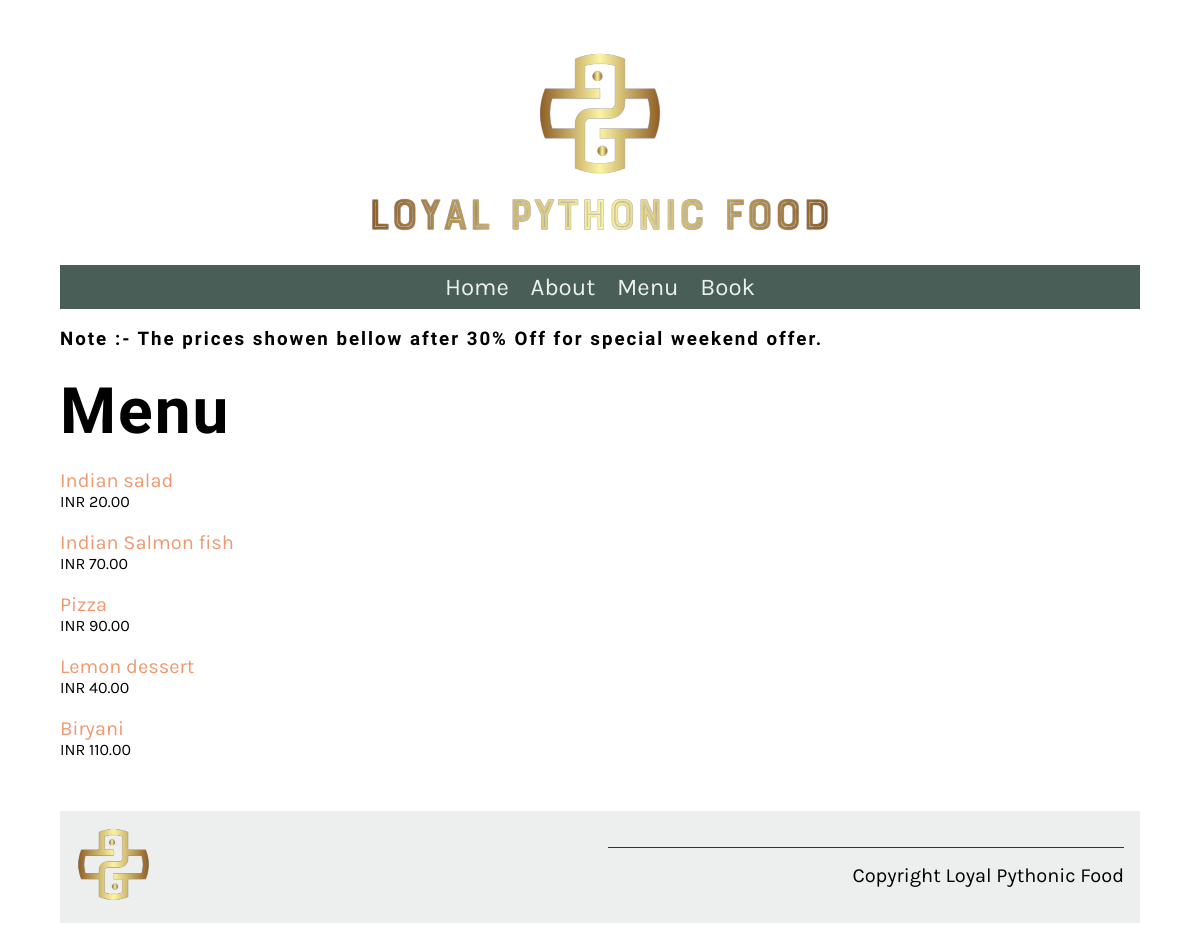
The app's page /menu/ with its own data.
### restaurant/models.py (models this page shows, shortened)
class Menu(models.Model):
   name = models.CharField(max_length=200)
   price = models.IntegerField(null=False)
   menu_item_description = models.TextField(max_length=1000, default='')

### restaurant/views.py (the view)
# urls.py: path('menu/', views.menu, name="menu"),
def menu(request):
    menu_data = Menu.objects.all()
    main_data = {"menu": menu_data}
    return render(request, 'menu.html', {"menu": main_data})

### restaurant/templates/menu.html
{% extends 'base.html' %}
{% load static %}
{% block content %}
<h3>Note :- The prices showen bellow after 30% Off for special weekend offer.</h3>
<h1>Menu</h1>
<div class="column">
    {% for item in menu.menu %}
    <p>
        <a href="{% url 'menu_item' pk=item.pk %}">
            {{ item.name }}
            </a>
        <span class="menu-price">
            INR {{ item.price }}.00
        </span>
    </p>
    {% endfor %}
</div>
{% endblock %}

### restaurant/templates/base.html (shortened to what this page needs)
{% load static %}
<!DOCTYPE html>
<html lang="en">
  <head>
    <link
      rel="preload"
      as="style"
      href="{% static 'css/style.css' %}"
      onload="this.rel = 'stylesheet'"
    />
  </head>
  <body>
    {% include 'partials/_header.html' %}
    <main>{% block content %} {% endblock %}</main>
    {% include 'partials/_footer.html' %}
  </body>
</html>

### restaurant/templates/partials/_header.html
{% load static %}
<header>
  <img src="{% static 'img/logo5.png' %}" />
</header>
<nav>
  <ul>
    <li><a href="{% url 'home' %}">Home</a></li>
    <li><a href="{% url 'about' %}">About</a></li>
    <li><a href="{% url 'menu' %}">Menu</a></li>
    <li><a href="{% url 'book' %}">Book</a></li>
  </ul>
</nav>

### restaurant/templates/partials/_footer.html
{% load static %}
<footer>
  <article>
    <img src="{% static 'img/logo_footer5.png' %}" />
  </article>
  <article>
    <p>Copyright Loyal Pythonic Food</p>
  </article>
</footer>

### restaurant/static/css/style.css (style rules this page uses)
body { font-family: 'Karla', sans-serif; margin-top: 3rem; margin-bottom: 3rem; margin-left: 5%; margin-right: 5%; }
h1, h2, h3, h4, h5, h6 { font-family: 'Markazi Text', serif; letter-spacing: 2px;; }
h1 { font-size: 4rem; margin-top: 1.5rem; margin-bottom: 0; }
p, ul { font-size: 1.25rem;; }
a { color: #EE9972; text-decoration: none; }
header img { display: block; margin-left: auto; margin-right: auto; max-width: 100%; height: auto; }
nav { background-color: #495E57; margin-top: 1rem; margin-bottom: 1rem; margin-bottom: 0px; }
nav ul { list-style: none; font-size: 1.5rem; text-align: center; padding-inline-start: 0rem; margin-bottom: 0px; }
nav ul li { display: inline-block; margin: 0.5rem; }
nav ul a { color: #EDEFEE; text-decoration: none; }
article { flex:1; }
article img { max-width: 100%; }
footer { background-color: #EDEFEE; padding: 1rem; display: flex; gap: 2rem 1rem; }
footer img { max-width: 50%; }
footer p { border-top: #333333; border-style: solid; border-width: 0.1rem; border-bottom: none; border-left: none; border-right: none; text-align: right; padding-top: 1rem;; }
.column { flex-basis: 50%; margin-bottom: 1rem; padding-bottom: 1rem; }
.menu-price { display: block; font-size: 1rem; }

### records on screen
Menu: name "Indian salad", price "20"
Menu: name "Indian Salmon fish", price "70"
Menu: name "Pizza", price "90"
Menu: name "Lemon dessert", price "40"
Menu: name "Biryani", price "110"
